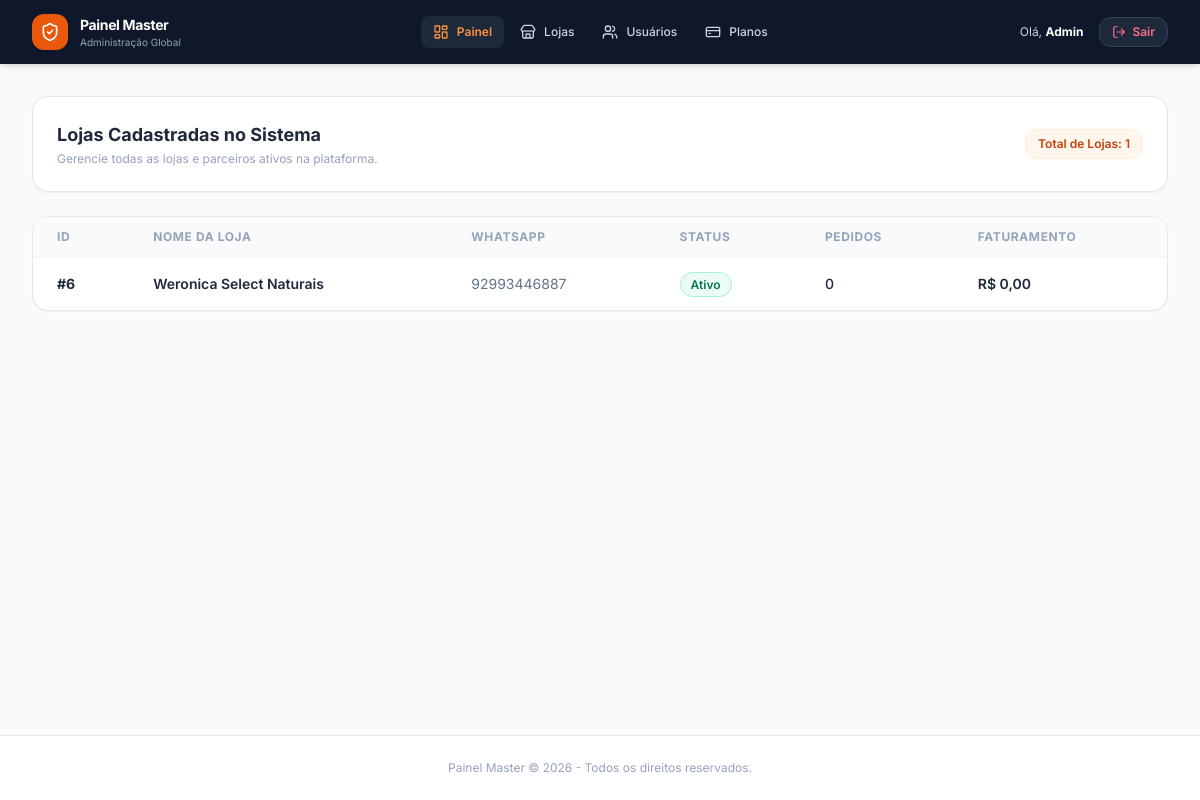
The app's page /admin/painel.php (signed in) with its own data.
### tables this page shows
CREATE TABLE `lojas` (
  `id` int(11) NOT NULL,
  `nome_loja` varchar(150) NOT NULL,
  `slug` varchar(150) NOT NULL,
  `cnpj` varchar(20) DEFAULT NULL,
  `whatsapp` varchar(20) NOT NULL,
  `endereco` text NOT NULL,
  `latitude` decimal(10,8) DEFAULT NULL,
  `longitude` decimal(11,8) DEFAULT NULL,
  `logo` varchar(255) DEFAULT NULL,
  `tipo_operacao` enum('ambas','fisica','online') DEFAULT 'ambas',
  `forcar_fechado` tinyint(1) DEFAULT 0,
  `horario_abertura` time DEFAULT '06:00:00',
  `horario_fechamento` time DEFAULT '22:00:00',
  `pagamento_dinheiro` tinyint(1) DEFAULT 1,
  `pagamento_debito` tinyint(1) DEFAULT 1,
  `pagamento_credito` tinyint(1) DEFAULT 1,
  `pagamento_pix` tinyint(1) DEFAULT 1,
  `tipo_chave_pix` varchar(20) DEFAULT 'CNPJ',
  `chave_pix` varchar(150) DEFAULT NULL,
  `pix_copia_cola` text DEFAULT NULL,
  `plano_id` int(11) DEFAULT 1,
  `data_vencimento` date DEFAULT NULL,
  `status_loja` enum('ativo','inativo','pendente','suspenso') DEFAULT 'ativo',
  `criado_em` timestamp NULL DEFAULT current_timestamp(),
  `ordenacao_produtos` varchar(50) DEFAULT 'az',
  `horarios_funcionamento` text DEFAULT NULL
);

### admin/painel.php (the view, shortened to what this page needs)
<?php
require_once 'config.php';
$stmtLojas = $pdo->query("
    SELECT l.*,
           (SELECT COUNT(*) FROM pedidos p WHERE p.loja_id = l.id) as total_pedidos,
           (SELECT COALESCE(SUM(total), 0) FROM pedidos p WHERE p.loja_id = l.id AND p.status_pedido != 'cancelado') as faturamento_total
    FROM lojas l
    ORDER BY l.id DESC
");
$lojas = $stmtLojas->fetchAll(PDO::FETCH_ASSOC);
?>
<!DOCTYPE html>
<html lang="pt-BR">
<head>
    <script src="https://cdn.tailwindcss.com"></script>
</head>
<body class="bg-slate-50 text-slate-800 antialiased min-h-screen flex flex-col">
    <?php include 'menu.php'; ?>
    <main class="flex-1 p-4 sm:p-8 max-w-7xl w-full mx-auto space-y-6">
        <div class="bg-white p-6 rounded-2xl border border-slate-200 shadow-sm flex items-center justify-between">
            <div>
                <h2 class="text-lg font-bold text-slate-800">Lojas Cadastradas no Sistema</h2>
                <p class="text-xs text-slate-400 mt-0.5">Gerencie todas as lojas e parceiros ativos na plataforma.</p>
            </div>
            <div class="bg-orange-50 text-orange-700 px-3 py-1.5 rounded-xl text-xs font-semibold border border-orange-100">
                Total de Lojas: <?php echo count($lojas); ?>
            </div>
        </div>
        <div class="bg-white rounded-2xl border border-slate-200 shadow-sm overflow-hidden">
            <div class="overflow-x-auto">
                <table class="w-full text-left border-collapse text-sm">
                    <thead>
                        <tr class="bg-slate-50 border-b border-slate-100 text-slate-400 font-semibold text-xs uppercase tracking-wider">
                            <th class="py-3 px-6">ID</th>
                            <th class="py-3 px-6">Nome da Loja</th>
                            <th class="py-3 px-6">WhatsApp</th>
                            <th class="py-3 px-6">Status</th>
                            <th class="py-3 px-6">Pedidos</th>
                            <th class="py-3 px-6">Faturamento</th>
                        </tr>
                    </thead>
                    <tbody class="divide-y divide-slate-100 text-slate-600">
                        <?php if (count($lojas) > 0): ?>
                            <?php foreach ($lojas as $loja): ?>
                                <tr class="hover:bg-slate-50/50 transition-colors">
                                    <td class="py-4 px-6 font-bold text-slate-800">#<?php echo $loja['id']; ?></td>
                                    <td class="py-4 px-6 font-semibold text-slate-800"><?php echo htmlspecialchars($loja['nome_loja']); ?></td>
                                    <td class="py-4 px-6 text-slate-500"><?php echo htmlspecialchars($loja['whatsapp']); ?></td>
                                    <td class="py-4 px-6">
                                        <?php if ($loja['status_loja'] === 'ativo'): ?>
                                            <span class="bg-emerald-50 text-emerald-700 border border-emerald-200 px-2.5 py-1 rounded-full text-xs font-semibold">Ativo</span>
                                        <?php else: ?>
                                            <span class="bg-rose-50 text-rose-700 border border-rose-200 px-2.5 py-1 rounded-full text-xs font-semibold">Inativo</span>
                                        <?php endif; ?>
                                    </td>
                                    <td class="py-4 px-6 font-medium text-slate-800"><?php echo $loja['total_pedidos']; ?></td>
                                    <td class="py-4 px-6 font-semibold text-slate-800">R$ <?php echo number_format($loja['faturamento_total'], 2, ',', '.'); ?></td>
                                </tr>
                            <?php endforeach; ?>
                        <?php else: ?>
                            <tr>
                                <td colspan="6" class="py-8 text-center text-slate-400 text-sm">Nenhuma loja cadastrada no sistema.</td>
                            </tr>
                        <?php endif; ?>
                    </tbody>
                </table>
            </div>
        </div>
    </main>
    <footer class="mt-auto py-6 text-center text-xs text-slate-400 border-t border-slate-200 bg-white">
        Painel Master &copy; <?php echo date('Y'); ?> - Todos os direitos reservados.
    </footer>
</body>
</html>

### admin/painel.php (style rules this page uses)
body { font-family: 'Inter', sans-serif; }

### records on screen
lojas: id "6", nome_loja "Weronica Select Naturais", whatsapp "92993446887", status_loja "Ativo", total_pedidos "0", faturamento_total "0,00"

### other values on screen
$admin_nome "Admin"
count($lojas) "1"
